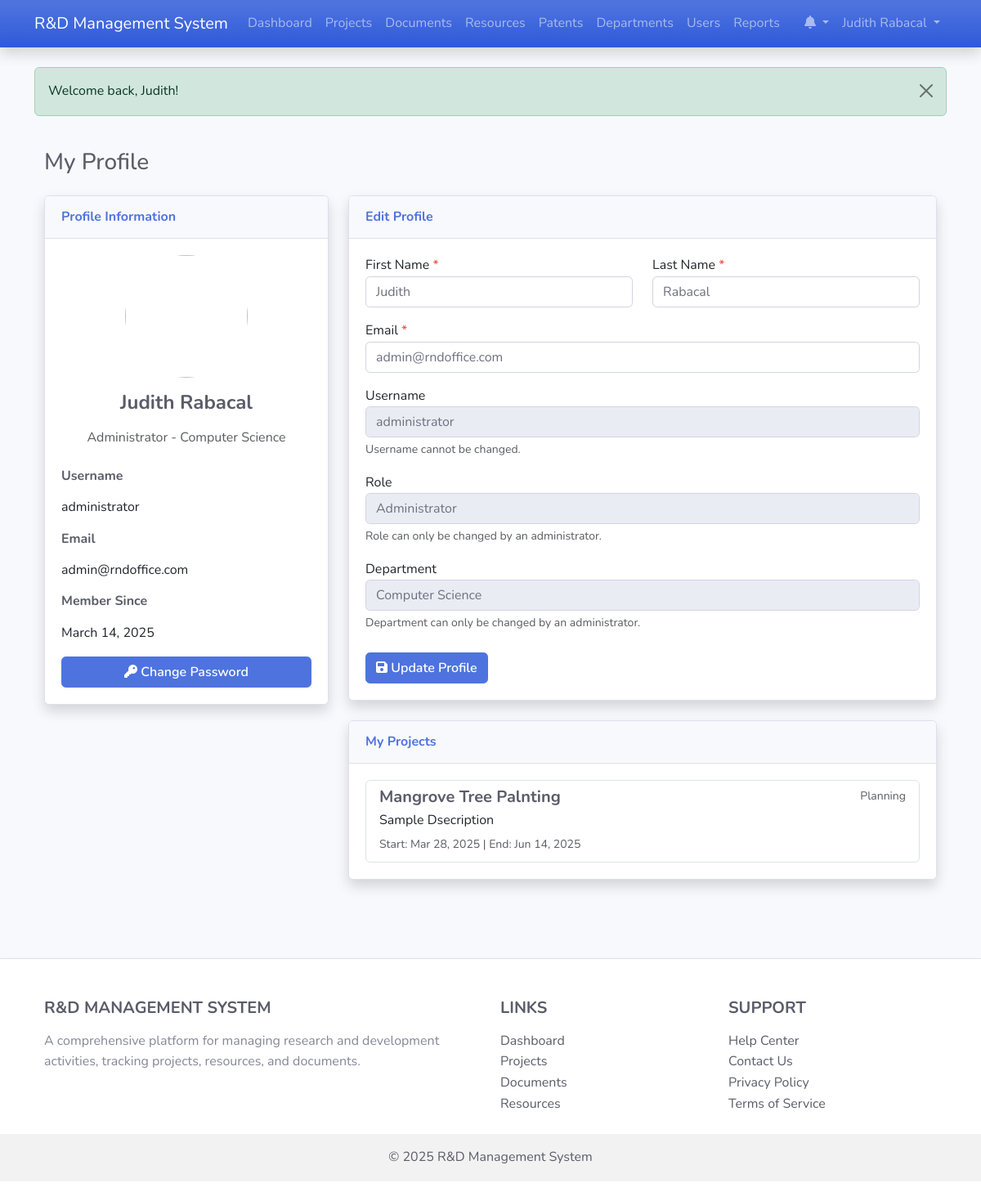
The app's page /profile.php (signed in) with its own data.
### tables this page shows
CREATE TABLE `users` (
  `id` int(11) NOT NULL,
  `username` varchar(50) NOT NULL,
  `password` varchar(255) NOT NULL,
  `email` varchar(100) NOT NULL,
  `first_name` varchar(50) NOT NULL,
  `last_name` varchar(50) NOT NULL,
  `role_id` int(11) NOT NULL,
  `department_id` int(11) DEFAULT NULL,
  `is_active` tinyint(1) DEFAULT 1,
  `last_login` datetime DEFAULT NULL,
  `created_at` timestamp NOT NULL DEFAULT current_timestamp(),
  `updated_at` timestamp NOT NULL DEFAULT current_timestamp() ON UPDATE current_timestamp()
);

CREATE TABLE `departments` (
  `id` int(11) NOT NULL,
  `name` varchar(100) NOT NULL,
  `description` text DEFAULT NULL,
  `location` varchar(255) DEFAULT NULL,
  `contact_email` varchar(100) DEFAULT NULL,
  `contact_phone` varchar(50) DEFAULT NULL,
  `created_at` timestamp NOT NULL DEFAULT current_timestamp(),
  `updated_at` timestamp NOT NULL DEFAULT current_timestamp() ON UPDATE current_timestamp()
);

CREATE TABLE `projects` (
  `id` int(11) NOT NULL,
  `title` varchar(100) NOT NULL,
  `description` text DEFAULT NULL,
  `start_date` date DEFAULT NULL,
  `end_date` date DEFAULT NULL,
  `status` enum('planning','in_progress','completed','on_hold','cancelled') DEFAULT 'planning',
  `budget` decimal(15,2) DEFAULT NULL,
  `department_id` int(11) DEFAULT NULL,
  `created_by` int(11) NOT NULL,
  `created_at` timestamp NOT NULL DEFAULT current_timestamp(),
  `updated_at` timestamp NOT NULL DEFAULT current_timestamp() ON UPDATE current_timestamp()
);

### classes/BaseModel.php (called while the page is built, shortened)
<?php
require_once __DIR__ . '/../config/database.php';
abstract class BaseModel {
    protected $conn;
    protected $table_name;
    protected $id_column = 'id';
    public function __construct() {
        $database = new Database();
        $this->conn = $database->getConnection();
    }
    public function getById($id) {
        $query = "SELECT * FROM " . $this->table_name . " WHERE " . $this->id_column . " = :id LIMIT 1";
        $stmt = $this->conn->prepare($query);
        $stmt->bindParam(':id', $id);
        $stmt->execute();
        return $stmt->fetch(PDO::FETCH_ASSOC);
    }
}
?>

### config/database.php (called while the page is built, shortened)
<?php
class Database {
    private $host = "localhost";
    private $db_name = "rd_management";
    private $username = "root";
    private $password = "";
    public function getConnection() {
        $this->conn = null;
        try {
            $this->conn = new PDO(
                "mysql:host=" . $this->host . ";dbname=" . $this->db_name,
                $this->username,
                $this->password
            );
            $this->conn->setAttribute(PDO::ATTR_ERRMODE, PDO::ERRMODE_EXCEPTION);
            $this->conn->exec("set names utf8");
        } catch(PDOException $exception) {
            echo "Connection error: " . $exception->getMessage();
        }
        return $this->conn;
    }
}
?>

### classes/Project.php (called while the page is built, shortened)
<?php
require_once __DIR__ . '/BaseModel.php';
class Project extends BaseModel {
    protected $table_name = 'projects';
    public function getByMember($userId) {
        $query = "SELECT p.* FROM " . $this->table_name . " p
                  JOIN project_members pm ON p.id = pm.project_id
                  WHERE pm.user_id = :user_id";
        $stmt = $this->conn->prepare($query);
        $stmt->bindParam(':user_id', $userId);
        $stmt->execute();
        return $stmt->fetchAll(PDO::FETCH_ASSOC);
    }
}
?>

### profile.php (the view, shortened to what this page needs)
<?php
require_once 'classes/Project.php';
$userObj = new User();
$departmentObj = new Department();
$projectObj = new Project();
$userId = $_SESSION['user_id'];
$userData = $userObj->getById($userId);
$departmentData = null;
if (!empty($userData['department_id'])) {
    $departmentData = $departmentObj->getById($userData['department_id']);
}
$userProjects = $projectObj->getByMember($userId);
$pageTitle = "My Profile";
include 'includes/header.php';
?>
<div class="container-fluid py-4">
    <div class="d-flex justify-content-between align-items-center mb-4">
        <h1 class="h3 mb-0 text-gray-800"><?php echo $pageTitle; ?></h1>
    </div>
    <div class="row">
        <div class="col-lg-4">
            <div class="card shadow mb-4">
                <div class="card-header py-3">
                    <h6 class="m-0 font-weight-bold text-primary">Profile Information</h6>
                </div>
                <div class="card-body">
                    <div class="text-center mb-4">
                        <img class="img-profile rounded-circle" src="assets/img/default-avatar.png" width="150" height="150">
                        <h4 class="mt-3"><?php echo htmlspecialchars($userData['first_name'] . ' ' . $userData['last_name']); ?></h4>
                        <p class="text-muted">
                            <?php
                            $roles = [
                                1 => 'Administrator',
                                2 => 'Project Manager',
                                3 => 'Researcher',
                                4 => 'Department Head',
                                5 => 'Faculty Member'
                            ];
                            echo $roles[$userData['role_id']] ?? 'User';
                            if ($departmentData) {
                                echo ' - ' . htmlspecialchars($departmentData['name']);
                            }
                            ?>
                        </p>
                    </div>
                    <div class="mb-3">
                        <h6 class="font-weight-bold">Username</h6>
                        <p><?php echo htmlspecialchars($userData['username']); ?></p>
                    </div>
                    <div class="mb-3">
                        <h6 class="font-weight-bold">Email</h6>
                        <p><?php echo htmlspecialchars($userData['email']); ?></p>
                    </div>
                    <div class="mb-3">
                        <h6 class="font-weight-bold">Member Since</h6>
                        <p><?php echo date('F d, Y', strtotime($userData['created_at'])); ?></p>
                    </div>
                    <div class="d-grid gap-2">
                        <a href="change_password.php" class="btn btn-primary btn-block">
                            <i class="fas fa-key"></i> Change Password
                        </a>
                    </div>
                </div>
            </div>
        </div>
        <div class="col-lg-8">
            <div class="card shadow mb-4">
                <div class="card-header py-3">
                    <h6 class="m-0 font-weight-bold text-primary">Edit Profile</h6>
                </div>
                <div class="card-body">
                    <form method="POST" action="profile.php">
                        <div class="row">
                            <div class="col-md-6 mb-3">
                                <label for="first_name">First Name <span class="text-danger">*</span></label>
                                <input type="text" class="form-control" id="first_name" name="first_name" value="<?php echo htmlspecialchars($userData['first_name']); ?>" required>
                            </div>
                            <div class="col-md-6 mb-3">
                                <label for="last_name">Last Name <span class="text-danger">*</span></label>
                                <input type="text" class="form-control" id="last_name" name="last_name" value="<?php echo htmlspecialchars($userData['last_name']); ?>" required>
                            </div>
                        </div>
                        <div class="mb-3">
                            <label for="email">Email <span class="text-danger">*</span></label>
                            <input type="email" class="form-control" id="email" name="email" value="<?php echo htmlspecialchars($userData['email']); ?>" required>
                        </div>
                        <div class="mb-3">
                            <label for="username">Username</label>
                            <input type="text" class="form-control" id="username" value="<?php echo htmlspecialchars($userData['username']); ?>" disabled>
                            <small class="form-text text-muted">Username cannot be changed.</small>
                        </div>
                        <div class="mb-3">
                            <label for="role">Role</label>
                            <input type="text" class="form-control" id="role" value="<?php echo $roles[$userData['role_id']] ?? 'User'; ?>" disabled>
                            <small class="form-text text-muted">Role can only be changed by an administrator.</small>
                        </div>
                        <div class="mb-3">
                            <label for="department">Department</label>
                            <input type="text" class="form-control" id="department" value="<?php echo $departmentData ? htmlspecialchars($departmentData['name']) : 'None'; ?>" disabled>
                            <small class="form-text text-muted">Department can only be changed by an administrator.</small>
                        </div>
                        <div class="mt-4">
                            <button type="submit" class="btn btn-primary">
                                <i class="fas fa-save"></i> Update Profile
                            </button>
                        </div>
                    </form>
                </div>
            </div>
            <div class="card shadow mb-4">
                <div class="card-header py-3">
                    <h6 class="m-0 font-weight-bold text-primary">My Projects</h6>
                </div>
                <div class="card-body">
                    <?php if (empty($userProjects)): ?>
                        <p class="text-center text-muted">You are not assigned to any projects.</p>
                    <?php else: ?>
                        <div class="list-group">
                            <?php foreach ($userProjects as $project): ?>
                                <a href="project_detail.php?id=<?php echo $project['id']; ?>" class="list-group-item list-group-item-action">
                                    <div class="d-flex w-100 justify-content-between">
                                        <h5 class="mb-1"><?php echo htmlspecialchars($project['title']); ?></h5>
                                        <small class="text-muted">
                                            <span class="project-status status-<?php echo $project['status']; ?>">
                                                <?php echo ucfirst(str_replace('_', ' ', $project['status'])); ?>
                                            </span>
                                        </small>
                                    </div>
                                    <p class="mb-1">
                                        <?php
                                        $desc = $project['description'] ?? '';
                                        echo htmlspecialchars(substr($desc, 0, 100)) . (strlen($desc) > 100 ? '...' : '');
                                        ?>
                                    </p>
                                    <small class="text-muted">
                                        <?php if (!empty($project['start_date'])): ?>
                                            Start: <?php echo date('M d, Y', strtotime($project['start_date'])); ?>
                                        <?php endif; ?>
                                        <?php if (!empty($project['end_date'])): ?>
                                            | End: <?php echo date('M d, Y', strtotime($project['end_date'])); ?>
                                        <?php endif; ?>
                                    </small>
                                </a>
                            <?php endforeach; ?>
                        </div>
                    <?php endif; ?>
                </div>
            </div>
        </div>
    </div>
</div>
<?php include 'includes/footer.php'; ?>

### includes/header.php (shortened to what this page needs)
<?php
$isLoggedIn = isset($_SESSION['user_id']);
$currentUser = null;
if ($isLoggedIn) {
    $userObj = new User();
    $currentUser = $userObj->getById($_SESSION['user_id']);
}
$currentPage = basename($_SERVER['PHP_SELF']);
?>
<!DOCTYPE html>
<html lang="en">
<head>
    <link href="https://cdn.jsdelivr.net/npm/bootstrap@5.3.0-alpha1/dist/css/bootstrap.min.css" rel="stylesheet">
    <link rel="stylesheet" href="https://cdnjs.cloudflare.com/ajax/libs/font-awesome/6.0.0/css/all.min.css">
    <link rel="stylesheet" href="https://cdn.datatables.net/1.11.5/css/dataTables.bootstrap5.min.css">
    <link rel="stylesheet" href="assets/css/style.css">
</head>
<body>
    <nav class="navbar navbar-expand-lg navbar-dark bg-gradient-primary shadow">
        <div class="container">
            <a class="navbar-brand" href="index.php">R&D Management System</a>
            <div class="collapse navbar-collapse" id="navbarNav">
                <ul class="navbar-nav me-auto">
                    <?php if ($isLoggedIn): ?>
                        <li class="nav-item">
                            <a class="nav-link <?php echo $currentPage == 'index.php' ? 'active' : ''; ?>" href="index.php">Dashboard</a>
                        </li>
                        <li class="nav-item">
                            <a class="nav-link <?php echo $currentPage == 'projects.php' ? 'active' : ''; ?>" href="projects.php">Projects</a>
                        </li>
                        <li class="nav-item">
                            <a class="nav-link <?php echo $currentPage == 'documents.php' ? 'active' : ''; ?>" href="documents.php">Documents</a>
                        </li>
                        <li class="nav-item">
                            <a class="nav-link <?php echo $currentPage == 'resources.php' ? 'active' : ''; ?>" href="resources.php">Resources</a>
                        </li>
                        <li class="nav-item">
                            <a class="nav-link <?php echo $currentPage == 'patents.php' ? 'active' : ''; ?>" href="patents.php">Patents</a>
                        </li>
                        <?php if ($currentUser && $currentUser['role_id'] <= 2):  ?>
                            <li class="nav-item">
                                <a class="nav-link <?php echo $currentPage == 'departments.php' ? 'active' : ''; ?>" href="departments.php">Departments</a>
                            </li>
                            <li class="nav-item">
                                <a class="nav-link <?php echo $currentPage == 'users.php' ? 'active' : ''; ?>" href="users.php">Users</a>
                            </li>
                            <li class="nav-item">
                                <a class="nav-link <?php echo $currentPage == 'reports.php' ? 'active' : ''; ?>" href="reports.php">Reports</a>
                            </li>
                        <?php endif; ?>
                    <?php endif; ?>
                </ul>
                <ul class="navbar-nav">
                    <?php if ($isLoggedIn): ?>
                        <li class="nav-item dropdown">
                            <a class="nav-link dropdown-toggle" href="#" id="notificationsDropdown" role="button" data-bs-toggle="dropdown" aria-expanded="false">
                                <i class="fas fa-bell"></i>
                            </a>
                        </li>
                        <li class="nav-item dropdown">
                            <a class="nav-link dropdown-toggle" href="#" id="userDropdown" role="button" data-bs-toggle="dropdown" aria-expanded="false">
                                <?php echo htmlspecialchars($currentUser['first_name'] . ' ' . $currentUser['last_name']); ?>
                            </a>
                        </li>
                    <?php endif; ?>
                </ul>
            </div>
        </div>
    </nav>
    <div id="alert-container" class="position-fixed top-0 end-0 p-3" style="z-index: 1050;"></div>
    <div class="container mt-4">
        <?php
        if (isset($_SESSION['success_message'])) {
            echo '<div class="alert alert-success alert-dismissible fade show" role="alert">';
            echo htmlspecialchars($_SESSION['success_message']);
            echo '<button type="button" class="btn-close" data-bs-dismiss="alert" aria-label="Close"></button>';
            echo '</div>';
        }
        ?>

### records on screen
users: first_name+last_name "Judith Rabacal", role "Administrator", username "administrator", email "admin@rndoffice.com", created_at "March 14, 2025", first_name "Judith", last_name "Rabacal"
departments: name "Computer Science"
projects: title "Mangrove Tree Palnting", status "Planning", description "Sample Dsecription", start_date "Mar 28, 2025", end_date "Jun 14, 2025"

### other values on screen
$_SESSION['success_message'] "Welcome back, Judith!"
$pageTitle "My Profile"
